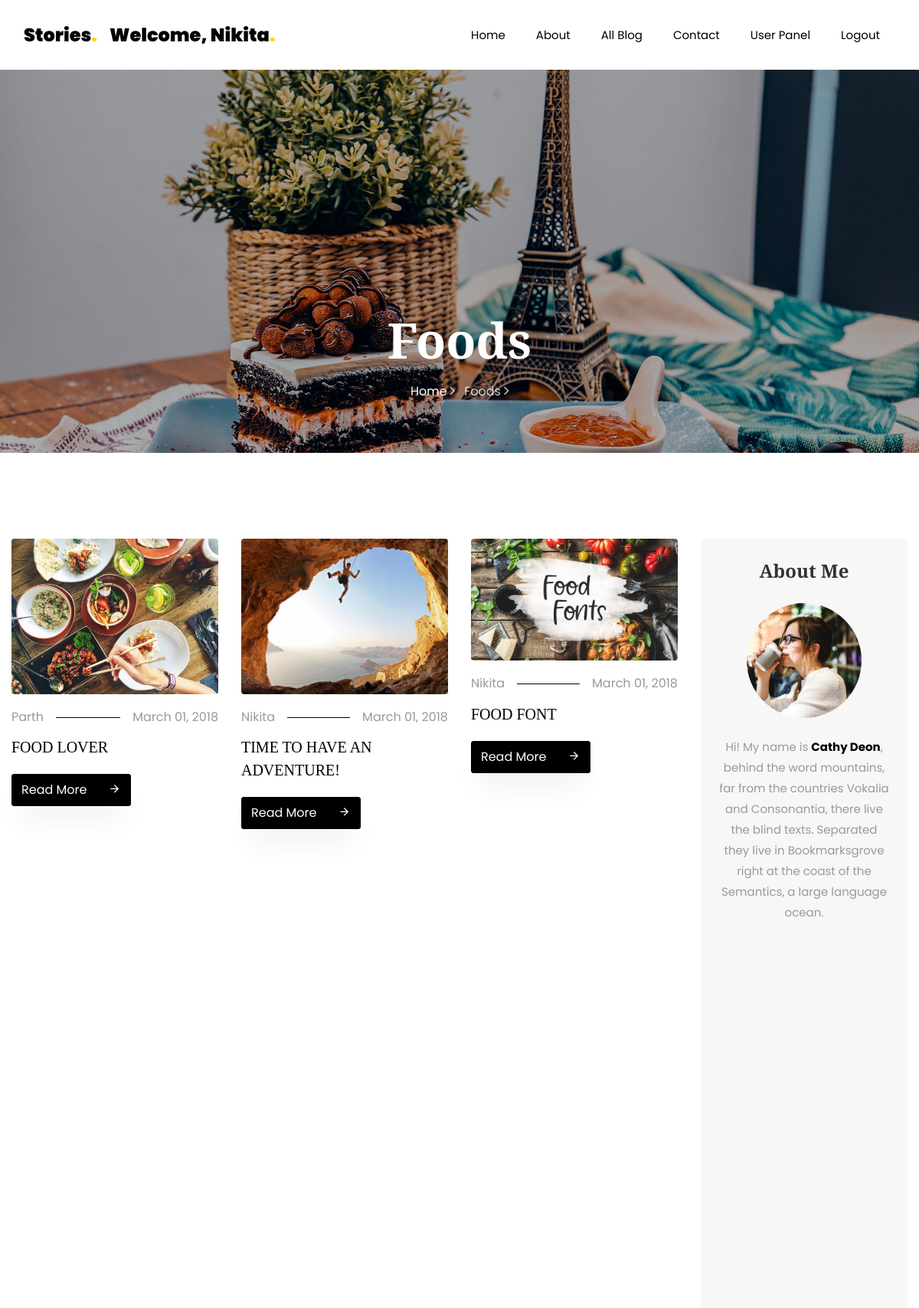
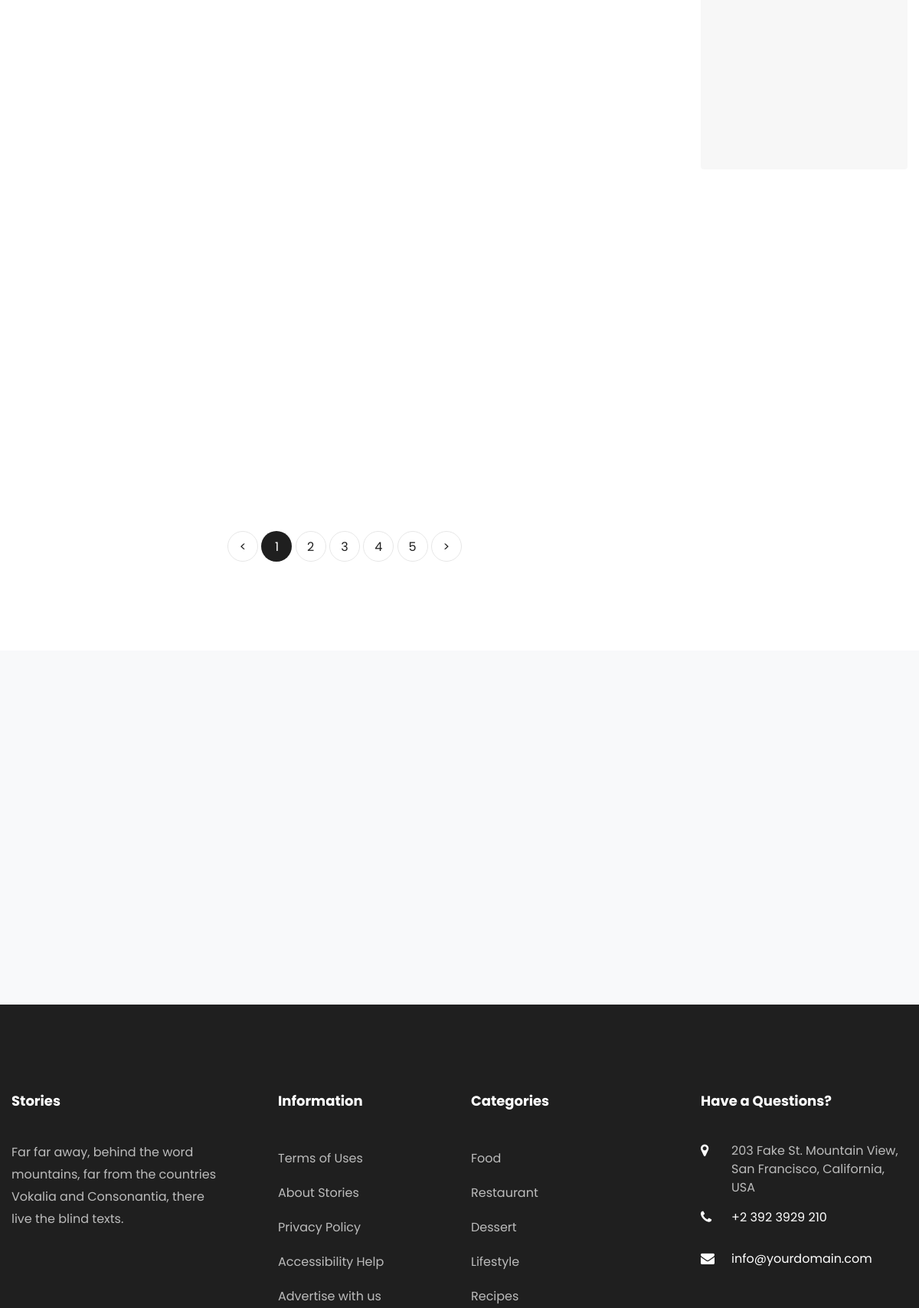
/allblog/ (signed in, upper part), run on the app's committed database (2 pictures, top to bottom).
### Blog/models.py (models this page shows, shortened)
class BlogModel(models.Model):
    usr = models.ForeignKey(User,on_delete=models.CASCADE,null=True)
    cat = models.ForeignKey(Category,on_delete=models.CASCADE,null=True)
    title = models.CharField(max_length=100,null=True)
    sdes = models.TextField(null=True)
    long_des = models.TextField(null=True)
    date = models.DateField(null=True)
    image = models.FileField(null=True)

### Blog/views.py (the view)
# urls.py: path('allblog/', AllBlogs, name='blogs'),
def AllBlogs(request):
    blogs = BlogModel.objects.all()
    d = {"blogs":blogs}
    return render(request,'newtemp/allblog.html',d)

### Blog/templates/newtemp/allblog.html (shortened to what this page needs)
{% extends 'newtemp/base.html' %}
{% load static %}
{% block body %}
    <section class="hero-wrap hero-wrap-2" style="background-image: url({% static 'images/bg_4.jpg' %});">
      <div class="overlay"></div>
      <div class="container">
        <div class="row no-gutters slider-text align-items-end justify-content-center">
          <div class="col-md-9 ftco-animate pb-5 text-center">
            <h1 class="mb-3 bread">Foods</h1>
            <p class="breadcrumbs"><span class="mr-2"><a href="index.html">Home <i class="ion-ios-arrow-forward"></i></a></span> <span>Foods <i class="ion-ios-arrow-forward"></i></span></p>
          </div>
        </div>
      </div>
    </section>
    <section class="ftco-section">
    	<div class="container">
        <div class="row">
        	<div class="col-lg-9">
        		<div class="row">
					{% for i in blogs %}
        			<div class="col-md-4 ftco-animate">
    						<div class="blog-entry">
		    					<a href="{% url 'bdetail' i.id %}" class="img-2"><img src="{{ i.image.url }}" class="img-fluid" alt="Colorlib Template"></a>
			    				<div class="text pt-3">
	    							<p class="meta d-flex"><span class="pr-3">{{ i.usr.first_name }}</span><span class="ml-auto pl-3">March 01, 2018</span></p>
	    							<h3><a href="{% url 'bdetail' i.id %}">{{ i.title }}</a></h3>
	    							<p class="mb-0"><a href="{% url 'bdetail' i.id %}" class="btn btn-black py-2">Read More <span class="icon-arrow_forward ml-4"></span></a></p>
	    						</div>
		    				</div>
    					</div>
					{% endfor %}
        		</div>
        		<div class="row mt-5">
		          <div class="col text-center">
		            <div class="block-27">
		              <ul>
		                <li><a href="#">&lt;</a></li>
		                <li class="active"><span>1</span></li>
		                <li><a href="#">2</a></li>
		                <li><a href="#">3</a></li>
		                <li><a href="#">4</a></li>
		                <li><a href="#">5</a></li>
		                <li><a href="#">&gt;</a></li>
		              </ul>
		            </div>
		          </div>
		        </div>
        	</div>
        	<div class="col-lg-3">
        		<div class="sidebar-wrap">
	        		<div class="sidebar-box p-4 about text-center ftco-animate">
			          <h2 class="heading mb-4">About Me</h2>
			          <img src="{% static 'images/author.jpg' %}" class="img-fluid" alt="Colorlib Template">
			          <div class="text pt-4">
			          	<p>Hi! My name is <strong>Cathy Deon</strong>, behind the word mountains, far from the countries Vokalia and Consonantia, there live the blind texts. Separated they live in Bookmarksgrove right at the coast of the Semantics, a large language ocean.</p>
			          </div>
	        		</div>
            </div>
        	</div>
        </div>
    	</div>
    </section>
{% endblock %}

### Blog/templates/newtemp/base.html (shortened to what this page needs)
<!DOCTYPE html>
<html lang="en">
  <head>
    {% load static %}
    <link rel="stylesheet" href="{% static 'css/open-iconic-bootstrap.min.css' %}">
    <link rel="stylesheet" href="{% static 'css/animate.css' %}">
    <link rel="stylesheet" href="{% static 'css/owl.carousel.min.css' %}">
    <link rel="stylesheet" href="{% static 'css/owl.theme.default.min.css' %}">
    <link rel="stylesheet" href="{% static 'css/magnific-popup.css' %}">
    <link rel="stylesheet" href="{% static 'css/aos.css' %}">
    <link rel="stylesheet" href="{% static 'css/ionicons.min.css' %}">
    <link rel="stylesheet" href="{% static 'css/flaticon.css' %}">
    <link rel="stylesheet" href="{% static 'css/icomoon.css' %}">
    <link rel="stylesheet" href="{% static 'css/style.css' %}">
  </head>
  <body>
	  <nav class="navbar navbar-expand-lg navbar-dark bg-dark ftco-navbar-light" id="ftco-navbar">
	    <div class="container">
	      <a class="navbar-brand" href="">Stories<span>.</span></a>
	        {% if  request.user.is_authenticated %}
          <a class="navbar-brand" href="{% url 'upanel' %}">Welcome, {{ request.user.first_name }}<span>.</span></a>
            {% endif %}
	      <div class="collapse navbar-collapse" id="ftco-nav">
	        <ul class="navbar-nav ml-auto">
	          <li class="nav-item"><a href="{% url 'newhome' %}" class="nav-link">Home</a></li>
	          <li class="nav-item"><a href="{% url 'about' %}" class="nav-link">About</a></li>
	          <li class="nav-item"><a href="{% url 'blogs' %}" class="nav-link">All Blog</a></li>
              <li class="nav-item"><a href="{% url 'contact' %}" class="nav-link">Contact</a></li>
              {% if not request.user.is_authenticated %}
	          <li class="nav-item"><a href="{% url 'signup' %}" class="nav-link">Signup</a></li>
	          <li class="nav-item"><a href="{% url 'login' %}" class="nav-link">Login</a></li>
	        {% else %}
              <li class="nav-item"><a href="{% url 'upanel' %}" class="nav-link">User Panel</a></li>
              <li class="nav-item"><a href="{% url 'logout' %}" class="nav-link">Logout</a></li>
             {% endif %}
            </ul>
	      </div>
	    </div>
	  </nav>
  {% block body %}
  {% endblock %}
		<section class="ftco-subscribe ftco-section bg-light">
      <div class="overlay">
        <div class="container">
          <div class="row d-flex justify-content-center">
          </div>
        </div>
      </div>
    </section>
    <footer class="ftco-footer ftco-footer-2 ftco-section">
      <div class="container">
        <div class="row mb-5">
          <div class="col-md">
            <div class="ftco-footer-widget mb-4">
              <h2 class="ftco-heading-2">Stories</h2>
              <p>Far far away, behind the word mountains, far from the countries Vokalia and Consonantia, there live the blind texts.</p>
              <ul class="ftco-footer-social list-unstyled float-md-left float-lft mt-5">
              </ul>
            </div>
          </div>
          <div class="col-md">
            <div class="ftco-footer-widget mb-4 ml-md-5">
              <h2 class="ftco-heading-2">Information</h2>
              <ul class="list-unstyled">
                <li><a href="#" class="py-2 d-block">Terms of Uses</a></li>
                <li><a href="#" class="py-2 d-block">About Stories</a></li>
                <li><a href="#" class="py-2 d-block">Privacy Policy</a></li>
                <li><a href="#" class="py-2 d-block">Accessibility Help</a></li>
                <li><a href="#" class="py-2 d-block">Advertise with us</a></li>
              </ul>
            </div>
          </div>
          <div class="col-md">
             <div class="ftco-footer-widget mb-4">
              <h2 class="ftco-heading-2">Categories</h2>
              <ul class="list-unstyled">
                <li><a href="#" class="py-2 d-block">Food</a></li>
                <li><a href="#" class="py-2 d-block">Restaurant</a></li>
                <li><a href="#" class="py-2 d-block">Dessert</a></li>
                <li><a href="#" class="py-2 d-block">Lifestyle</a></li>
                <li><a href="#" class="py-2 d-block">Recipes</a></li>
              </ul>
            </div>
          </div>
          <div class="col-md">
            <div class="ftco-footer-widget mb-4">
            	<h2 class="ftco-heading-2">Have a Questions?</h2>
            	<div class="block-23 mb-3">
	              <ul>
	                <li><span class="icon icon-map-marker"></span><span class="text">203 Fake St. Mountain View, San Francisco, California, USA</span></li>
	                <li><a href="#"><span class="icon icon-phone"></span><span class="text">+2 392 3929 210</span></a></li>
	                <li><a href="#"><span class="icon icon-envelope"></span><span class="text">info@yourdomain.com</span></a></li>
	              </ul>
	            </div>
            </div>
          </div>
        </div>
      </div>
    </footer>
  </body>
</html>

### Blog/static/css/icomoon.css (style rules this page uses)
[class^="icon-"], [class*=" icon-"] { font-family: 'icomoon' !important; speak: none; font-style: normal; font-weight: normal; font-variant: normal; text-transform: none; line-height: 1; -webkit-font-smoothing: antialiased; -moz-osx-font-smoothing: grayscale; }
.icon-map-marker:before { content: "\f041"; }
.icon-phone:before { content: "\f095"; }
.icon-envelope:before { content: "\f0e0"; }
.icon-arrow_forward:before { content: "\e5c8"; }

### data on the page
BlogModel: image (picture), usr.first_name "Parth", title "FOOD LOVER"
BlogModel: image (picture), usr.first_name "Nikita", title "TIME TO HAVE AN ADVENTURE!"
BlogModel: image (picture), usr.first_name "Nikita", title "FOOD FONT"

### other printed values
{{ request.user.first_name }} "Nikita"
